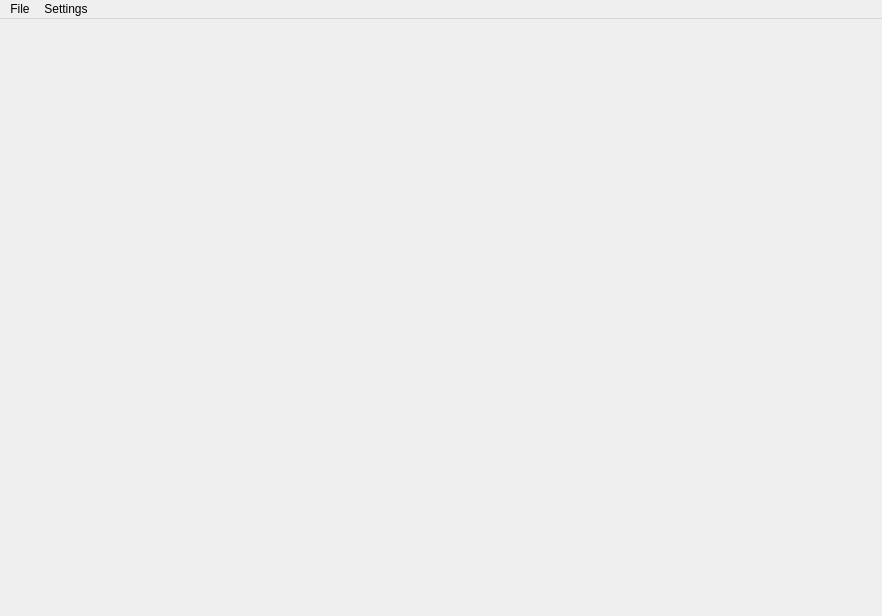
<?xml version="1.0" encoding="UTF-8"?>
<ui version="4.0">
 <class>MainWindow</class>
 <widget class="QMainWindow" name="MainWindow">
  <property name="geometry">
   <rect>
    <x>0</x>
    <y>0</y>
    <width>882</width>
    <height>616</height>
   </rect>
  </property>
  <property name="windowTitle">
   <string>YAPT</string>
  </property>
  <widget class="QWidget" name="renderSurface">
   <property name="enabled">
    <bool>true</bool>
   </property>
   <property name="autoFillBackground">
    <bool>false</bool>
   </property>
  </widget>
  <widget class="QMenuBar" name="menubar">
   <property name="geometry">
    <rect>
     <x>0</x>
     <y>0</y>
     <width>882</width>
     <height>21</height>
    </rect>
   </property>
   <widget class="QMenu" name="menuYAPT">
    <property name="title">
     <string>File</string>
    </property>
    <addaction name="actionQuit"/>
   </widget>
   <widget class="QMenu" name="menuSettings">
    <property name="title">
     <string>Settings</string>
    </property>
    <addaction name="actionRenderer_Variables"/>
   </widget>
   <addaction name="menuYAPT"/>
   <addaction name="menuSettings"/>
  </widget>
  <action name="actionQuit">
   <property name="text">
    <string>Quit</string>
   </property>
  </action>
  <action name="actionRenderer_Variables">
   <property name="text">
    <string>Renderer Variables</string>
   </property>
  </action>
 </widget>
 <resources/>
 <connections/>
</ui>
